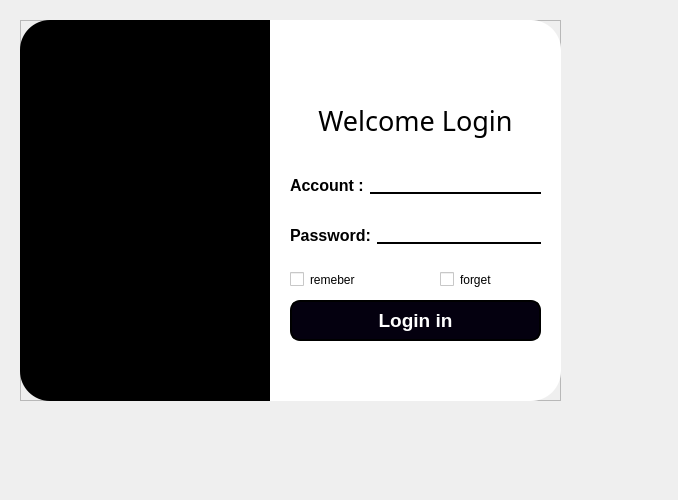
<?xml version="1.0" encoding="UTF-8"?>
<ui version="4.0">
 <class>MainWindow</class>
 <widget class="QMainWindow" name="MainWindow">
  <property name="geometry">
   <rect>
    <x>0</x>
    <y>0</y>
    <width>678</width>
    <height>500</height>
   </rect>
  </property>
  <property name="windowTitle">
   <string>MainWindow</string>
  </property>
  <widget class="QWidget" name="centralwidget">
   <widget class="QFrame" name="frame">
    <property name="geometry">
     <rect>
      <x>20</x>
      <y>20</y>
      <width>541</width>
      <height>381</height>
     </rect>
    </property>
    <property name="frameShape">
     <enum>QFrame::StyledPanel</enum>
    </property>
    <property name="frameShadow">
     <enum>QFrame::Raised</enum>
    </property>
    <widget class="QLabel" name="label">
     <property name="geometry">
      <rect>
       <x>0</x>
       <y>0</y>
       <width>251</width>
       <height>381</height>
      </rect>
     </property>
     <property name="focusPolicy">
      <enum>Qt::NoFocus</enum>
     </property>
     <property name="styleSheet">
      <string notr="true">background-color:rgb(0, 0, 0);
border-top-left-radius:30px;
border-bottom-left-radius:30px;
</string>
     </property>
     <property name="frameShape">
      <enum>QFrame::NoFrame</enum>
     </property>
     <property name="frameShadow">
      <enum>QFrame::Plain</enum>
     </property>
     <property name="text">
      <string/>
     </property>
     <property name="pixmap">
      <pixmap>../file/login.jpeg</pixmap>
     </property>
    </widget>
    <widget class="QFrame" name="frame_2">
     <property name="geometry">
      <rect>
       <x>250</x>
       <y>0</y>
       <width>291</width>
       <height>381</height>
      </rect>
     </property>
     <property name="font">
      <font>
       <family>Roman</family>
      </font>
     </property>
     <property name="styleSheet">
      <string notr="true">background-color: rgb(255, 255, 255);
border-top-right-radius:30px;
border-bottom-right-radius:30px;</string>
     </property>
     <property name="frameShape">
      <enum>QFrame::StyledPanel</enum>
     </property>
     <property name="frameShadow">
      <enum>QFrame::Raised</enum>
     </property>
     <widget class="QWidget" name="">
      <property name="geometry">
       <rect>
        <x>170</x>
        <y>10</y>
        <width>91</width>
        <height>41</height>
       </rect>
      </property>
      <layout class="QHBoxLayout" name="horizontalLayout">
       <property name="spacing">
        <number>0</number>
       </property>
       <property name="sizeConstraint">
        <enum>QLayout::SetDefaultConstraint</enum>
       </property>
       <item>
        <widget class="QPushButton" name="pushButton">
         <property name="styleSheet">
          <string notr="true">QPushButton:pressed{
	padding-top:3px;
	padding-left:3px;
}</string>
         </property>
         <property name="text">
          <string/>
         </property>
         <property name="icon">
          <iconset>
           <normaloff>../file/gem.png</normaloff>../file/gem.png</iconset>
         </property>
        </widget>
       </item>
       <item>
        <widget class="QPushButton" name="pushButton_2">
         <property name="styleSheet">
          <string notr="true">QPushButton:pressed{
	padding-top:3px;
	padding-left:3px;
}</string>
         </property>
         <property name="text">
          <string/>
         </property>
         <property name="icon">
          <iconset>
           <normaloff>../file/star.png</normaloff>../file/star.png</iconset>
         </property>
        </widget>
       </item>
      </layout>
     </widget>
     <widget class="QLabel" name="label_2">
      <property name="geometry">
       <rect>
        <x>0</x>
        <y>70</y>
        <width>291</width>
        <height>61</height>
       </rect>
      </property>
      <property name="font">
       <font>
        <family>Arial Rounded MT Bold</family>
        <pointsize>20</pointsize>
        <weight>50</weight>
        <italic>false</italic>
        <bold>false</bold>
        <underline>false</underline>
        <kerning>true</kerning>
       </font>
      </property>
      <property name="text">
       <string>Welcome Login</string>
      </property>
      <property name="textFormat">
       <enum>Qt::AutoText</enum>
      </property>
      <property name="scaledContents">
       <bool>false</bool>
      </property>
      <property name="alignment">
       <set>Qt::AlignCenter</set>
      </property>
      <property name="margin">
       <number>0</number>
      </property>
      <property name="indent">
       <number>-1</number>
      </property>
      <property name="openExternalLinks">
       <bool>false</bool>
      </property>
     </widget>
     <widget class="QWidget" name="layoutWidget">
      <property name="geometry">
       <rect>
        <x>20</x>
        <y>190</y>
        <width>251</width>
        <height>51</height>
       </rect>
      </property>
      <layout class="QHBoxLayout" name="horizontalLayout_3">
       <item>
        <widget class="QLabel" name="label_4">
         <property name="font">
          <font>
           <pointsize>12</pointsize>
           <weight>75</weight>
           <bold>true</bold>
          </font>
         </property>
         <property name="text">
          <string>Password:</string>
         </property>
        </widget>
       </item>
       <item>
        <widget class="QLineEdit" name="lineEdit_2">
         <property name="styleSheet">
          <string notr="true">border:none;
border-bottom:2px solid rgb(0, 0, 0)</string>
         </property>
         <property name="inputMask">
          <string/>
         </property>
         <property name="text">
          <string/>
         </property>
         <property name="echoMode">
          <enum>QLineEdit::Password</enum>
         </property>
         <property name="cursorPosition">
          <number>0</number>
         </property>
        </widget>
       </item>
      </layout>
     </widget>
     <widget class="QPushButton" name="pushButton_3">
      <property name="geometry">
       <rect>
        <x>20</x>
        <y>280</y>
        <width>251</width>
        <height>41</height>
       </rect>
      </property>
      <property name="font">
       <font>
        <pointsize>14</pointsize>
        <weight>75</weight>
        <bold>true</bold>
       </font>
      </property>
      <property name="styleSheet">
       <string notr="true">QPushButton{
	color:rgb(255, 255, 255);
	background-color: rgb(4, 0, 15);
	border:2px solid rgb(0, 0, 0);
	border-radius:10px;
}
QPushButton:pressed{
	padding-top:5px;
	padding-left:5px;
}</string>
      </property>
      <property name="text">
       <string>Login in</string>
      </property>
     </widget>
     <widget class="QCheckBox" name="checkBox">
      <property name="geometry">
       <rect>
        <x>20</x>
        <y>250</y>
        <width>91</width>
        <height>19</height>
       </rect>
      </property>
      <property name="text">
       <string>remeber</string>
      </property>
     </widget>
     <widget class="QCheckBox" name="checkBox_2">
      <property name="geometry">
       <rect>
        <x>170</x>
        <y>250</y>
        <width>91</width>
        <height>19</height>
       </rect>
      </property>
      <property name="text">
       <string>forget</string>
      </property>
     </widget>
     <widget class="QWidget" name="">
      <property name="geometry">
       <rect>
        <x>20</x>
        <y>140</y>
        <width>251</width>
        <height>51</height>
       </rect>
      </property>
      <layout class="QHBoxLayout" name="horizontalLayout_2">
       <item>
        <widget class="QLabel" name="label_3">
         <property name="font">
          <font>
           <pointsize>12</pointsize>
           <weight>75</weight>
           <bold>true</bold>
          </font>
         </property>
         <property name="text">
          <string>Account :</string>
         </property>
        </widget>
       </item>
       <item>
        <widget class="QLineEdit" name="lineEdit">
         <property name="styleSheet">
          <string notr="true">border:none;
border-bottom:2px solid rgb(0, 0, 0)</string>
         </property>
        </widget>
       </item>
      </layout>
     </widget>
     <widget class="QWidget" name="">
      <property name="geometry">
       <rect>
        <x>10</x>
        <y>330</y>
        <width>271</width>
        <height>42</height>
       </rect>
      </property>
      <layout class="QHBoxLayout" name="horizontalLayout_4">
       <item>
        <widget class="QPushButton" name="pushButton_4">
         <property name="styleSheet">
          <string notr="true">QPushButton:pressed{
	padding-top:3px;
	padding-left:3px;
}</string>
         </property>
         <property name="text">
          <string/>
         </property>
         <property name="icon">
          <iconset>
           <normaloff>../file/compass.png</normaloff>../file/compass.png</iconset>
         </property>
         <property name="iconSize">
          <size>
           <width>20</width>
           <height>20</height>
          </size>
         </property>
        </widget>
       </item>
       <item>
        <widget class="QPushButton" name="pushButton_5">
         <property name="styleSheet">
          <string notr="true">QPushButton:pressed{
	padding-top:3px;
	padding-left:3px;
}</string>
         </property>
         <property name="text">
          <string/>
         </property>
         <property name="icon">
          <iconset>
           <normaloff>../file/trident.png</normaloff>../file/trident.png</iconset>
         </property>
        </widget>
       </item>
       <item>
        <widget class="QPushButton" name="pushButton_6">
         <property name="styleSheet">
          <string notr="true">QPushButton:pressed{
	padding-top:3px;
	padding-left:3px;
}</string>
         </property>
         <property name="text">
          <string/>
         </property>
         <property name="icon">
          <iconset>
           <normaloff>../file/iron.png</normaloff>../file/iron.png</iconset>
         </property>
        </widget>
       </item>
      </layout>
     </widget>
    </widget>
   </widget>
  </widget>
 </widget>
 <resources/>
 <connections>
  <connection>
   <sender>pushButton</sender>
   <signal>clicked()</signal>
   <receiver>MainWindow</receiver>
   <slot>showMinimized()</slot>
   <hints>
    <hint type="sourcelabel">
     <x>487</x>
     <y>47</y>
    </hint>
    <hint type="destinationlabel">
     <x>604</x>
     <y>29</y>
    </hint>
   </hints>
  </connection>
  <connection>
   <sender>pushButton_2</sender>
   <signal>clicked()</signal>
   <receiver>MainWindow</receiver>
   <slot>close()</slot>
   <hints>
    <hint type="sourcelabel">
     <x>529</x>
     <y>50</y>
    </hint>
    <hint type="destinationlabel">
     <x>637</x>
     <y>66</y>
    </hint>
   </hints>
  </connection>
 </connections>
</ui>
